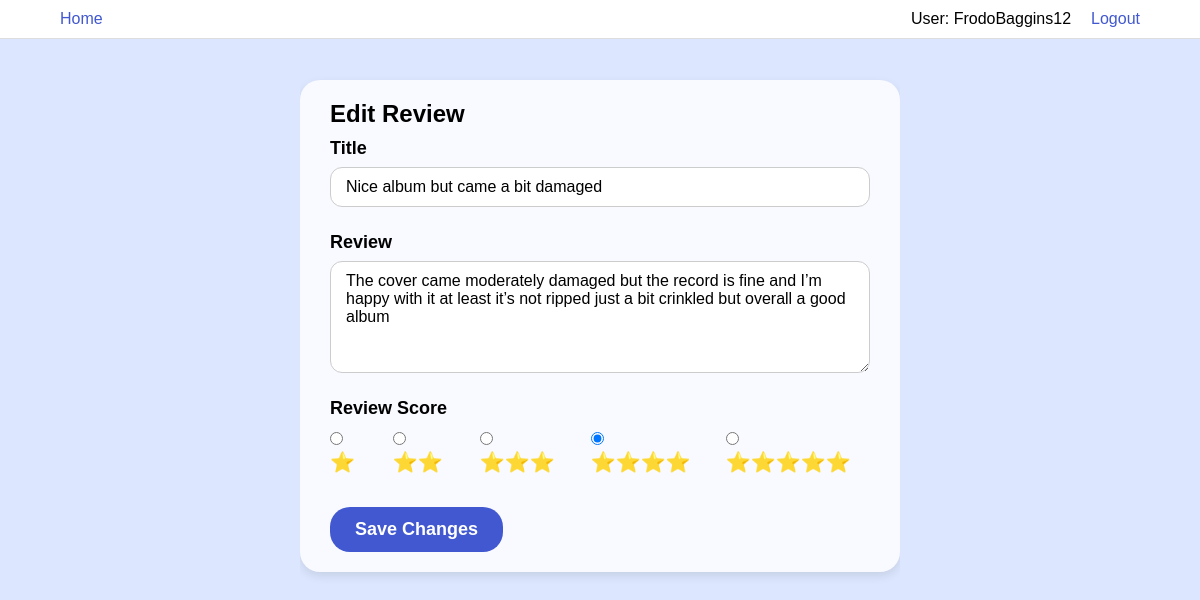
Page /edit-review/d3661fff-d941-42e5-a164-9c4af6caf3f4/06c0103c-152f-420c-a41d-fcaa6da45283 (signed in) on the committed database.
### tables this page shows
CREATE TABLE Reviews (
        review_id TEXT PRIMARY KEY,
        product_id TEXT NOT NULL,
        username TEXT NOT NULL,
        review_title TEXT NOT NULL,
        review_body TEXT NOT NULL,
        review_score INTEGER NOT NULL,
        FOREIGN KEY (product_id) REFERENCES Products(product_id),
        FOREIGN KEY (username) REFERENCES Users(username)
    );

### Source/flask_app.py (the view, shortened to what this page needs)
@app.route("/edit-review/<product_id>/<review_id>", methods=["GET", "POST"])
@login_required
def edit_review(product_id, review_id):
    review = get_review_by_id(review_id)
    if not review:
        flash("Review not found", "error")
        return redirect(url_for("review_page", product_id=product_id))
    return render_template("edit-review-page.html", review=review, product_id=product_id)

### Source/Helpers/build_user_class_from_database_helper.py (called while the page is built)
def build_user(username):
    query = f"SELECT is_admin FROM {USER_TABLE_NAME} WHERE username = ? LIMIT 1"
    cur, con = query_database(query, params=(username,))
    result = cur.fetchone()
    con.close()
    if result is None:
        return None
    else:
        return User(username, bool(result[0]))

### Source/Helpers/database_query_helper.py (called while the page is built)
def query_database(query, **kwargs):
    base_dir = os.path.dirname(os.path.abspath(__file__))
    full_path = os.path.join(base_dir, "../..", "Databases", DATABASE_FILE_NAME)
    params = kwargs.get('params', None)
    con = sqlite3.connect(full_path)
    con.execute("PRAGMA foreign_keys = ON")  # Enable foreign keys
    cur = con.cursor()
    if params is None:
        result = cur.execute(query)
    else:
        result = cur.execute(query, params)
    con.commit()
    return result, con

### Source/Helpers/get_review_by_id_helper.py (called while the page is built)
def get_review_by_id(review_id):
    query = f"""
        SELECT review_id, review_title, review_body, review_score, username, product_id
        FROM {REVIEW_TABLE_NAME}
        WHERE review_id = ?
        LIMIT 1
    """
    params = (review_id,)
    cur, con = query_database(query, params=params)
    row = cur.fetchone()
    con.close()
    if row is None:
        return None
    review = Review(
        review_id=row[0],
        review_title=row[1],
        review_body=row[2],
        review_score=row[3],
        username=row[4],
        product_id=row[5]
    )
    return review

### Source/Models/user.py (called while the page is built)
    def get_id(self):
        return self.username

    @property
    def is_authenticated(self):
        return True

### Source/flask_app.py (called while the page is built)
@login_manager.user_loader
def load_user(username):
    return build_user(username)

### Source/templates/edit-review-page.html (shortened to what this page needs)
{% extends "base-template.html" %}
{% block stylesheet %}
<link rel="stylesheet" href="{{ url_for('static', filename='CSS/edit-review-page.css') }}">
{% endblock %}
{% block content %}
<div class="edit-box">
  <h2>Edit Review</h2>
  <form method="POST">
    <div class="field">
      <label for="review_title">Title</label>
      <input type="text" id="review_title" name="review_title" value="{{ review.review_title }}" required>
    </div>
    <div class="field">
      <label for="review_body">Review</label>
      <textarea id="review_body" name="review_body" rows="5" required>{{ review.review_body }}</textarea>
    </div>
    <div class="field">
      <label>Review Score</label>
      <div class="radio-group">
        {% for i in range(1, 6) %}
        <label>
          <input type="radio" name="review_score" value="{{ i }}" {% if review.review_score == i %}checked{% endif %} required> {{ "⭐️" * i }}
        </label>
        {% endfor %}
      </div>
    </div>
    <button type="submit">Save Changes</button>
  </form>
</div>
{% endblock %}

### Source/static/CSS/constants.css (style rules this page uses)
:root { --webpage-background: #dce7ff; --header-gradient: linear-gradient(-190deg, #8e98c5, #3239a8); --button-gradient: linear-gradient(10deg, #6c749a, #0b16ba); --border-colour: #4158d0; }

### Source/static/CSS/base-template.css (style rules this page uses)
* { margin: 0; padding: 0; box-sizing: border-box; font-family: 'Amazon Ember', sans-serif; }
html,body { padding-top: 20px; display: flex; justify-content: center; align-items: center; height: auto; width: auto; overflow-y: auto; place-items: center; background: var(--webpage-background); }

### Source/static/CSS/edit-review-page.css (style rules this page uses)
.edit-box { max-width: 600px; margin: 40px auto; padding: 20px 30px; background: #f9faff; border-radius: 20px; box-shadow: 0 4px 10px rgba(0,0,0,0.1); }
.edit-box h2 { padding-bottom: 10px; }
.field { margin-bottom: 25px; display: flex; flex-direction: column; }
label { font-weight: 600; font-size: 18px; margin-bottom: 8px; user-select: none; }
input[type="text"], textarea { padding: 10px 15px; font-size: 16px; border-radius: 12px; border: 1px solid #ccc; resize: vertical; transition: border-color 0.3s ease; }
.radio-group { display: flex; gap: 15px; }
.radio-group label { font-size: 20px; user-select: none; cursor: pointer; }
input[type="radio"] { margin-right: 6px; cursor: pointer; }
button { background: #4158d0; color: white; padding: 12px 25px; font-size: 18px; font-weight: 600; border: none; border-radius: 20px; cursor: pointer; transition: background-color 0.3s ease; user-select: none; }

### rows in the picture
Reviews: review_title "Nice album but came a bit damaged", review_body "The cover came moderately damaged but the record is fine and I’m happy with it at least it’s not ripped just a bit crinkled but overall a good album", review_score "☐ ⭐️" "☐ ⭐️⭐️" "☐ ⭐️⭐️⭐️" "☑ ⭐️⭐️⭐️⭐️" "☐ ⭐️⭐️⭐️⭐️⭐️"

### other values in the picture
{{ current_user.get_id() }} "FrodoBaggins12"
{{ "⭐️" * i }} "⭐️" "⭐️⭐️" "⭐️⭐️⭐️" "⭐️⭐️⭐️⭐️" "⭐️⭐️⭐️⭐️⭐️"
